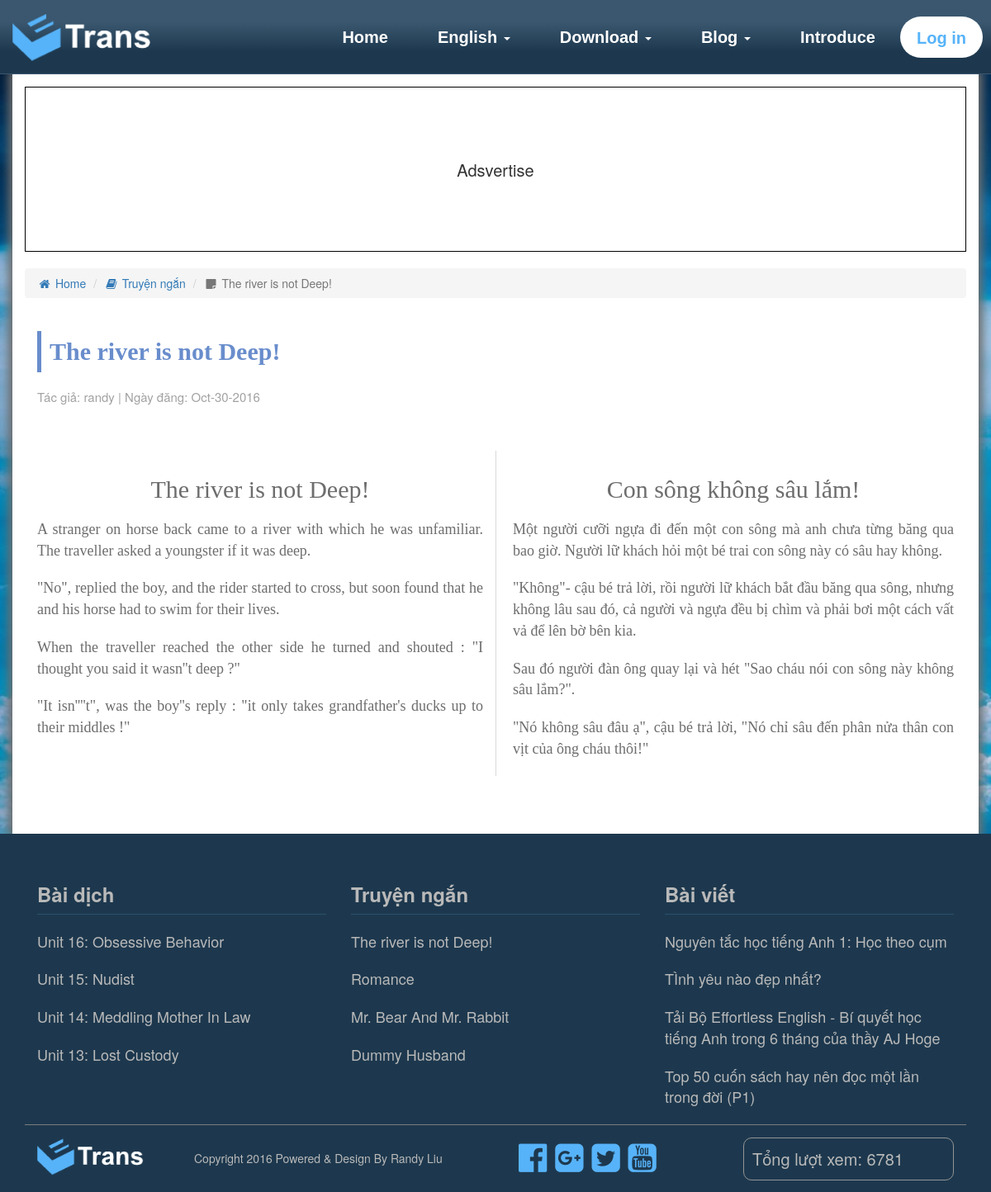
Screenshot of /draff-trans.php?t=story&id=5 with the database file from the repository.
### tables this page shows
CREATE TABLE `story` (
  `id` int(10) NOT NULL,
  `eng_title` varchar(255) NOT NULL,
  `eng_cont` text NOT NULL,
  `vi_title` varchar(255) NOT NULL,
  `vi_cont` text NOT NULL,
  `author` varchar(255) NOT NULL,
  `date` varchar(255) NOT NULL,
  `img` varchar(255) NOT NULL
);

CREATE TABLE `trans` (
  `id` int(10) NOT NULL,
  `eng_title` varchar(255) NOT NULL,
  `eng_cont` text NOT NULL,
  `vi_title` varchar(255) NOT NULL,
  `vi_cont` text NOT NULL,
  `author` varchar(255) NOT NULL,
  `date` varchar(255) NOT NULL,
  `img` varchar(255) NOT NULL,
  `dvd` int(10) NOT NULL
);

CREATE TABLE `post` (
  `id` int(10) NOT NULL,
  `title` varchar(255) NOT NULL,
  `head_cont` text NOT NULL,
  `cont` text NOT NULL,
  `kind_id` int(10) NOT NULL,
  `author` varchar(255) NOT NULL,
  `date` varchar(255) NOT NULL,
  `img` varchar(255) NOT NULL
);

### draff-trans.php (the view, shortened to what this page needs)
<?php
	$conn = mysqli_connect(HOST,USER,PASS,DB);
	$table = $_GET['t'];
	$id = $_GET['id'];
	$sql = "SELECT * FROM $table WHERE id='$id'";
	$query = mysqli_query($conn,$sql);
	$result = mysqli_fetch_array($query);
?>
<!DOCTYPE html>
<html>
	<head>
		<link rel="stylesheet" type="text/css" href="/css/index.css">
		<link rel="stylesheet" type="text/css" href="/css/bootstrap.min.css">
		<link rel="stylesheet" type="text/css" href="/css/draff.css">
		<link rel="stylesheet" type="text/css" href="/css/font-awesome.min.css">
	</head>
	<body>
		<?php
			require"header.php";
		?>
		<div class="container  main-content-all">
			<div class=row>
				<div class="col-md-12">
					<div class="ads-top">
						Adsvertise
					</div>
				</div>
			</div>
			<div class="row">
				<div class="col-md-12">
					<ul class="breadcrumb">
						<li><a href="/home.php"><i class="fa fa-fw fa-home"></i> Home</a></li>
						<li><a href="/<?php if($_GET['t'] == 'trans') echo"trans"; else echo"story"; ?>list.php"><i class="fa fa-fw fa-book"></i> <?php if($_GET['t'] == 'trans') echo"Bài dịch"; else echo"Truyện ngắn"; ?></a></li>
						<li class="active"><i class="fa fa-fw fa-sticky-note"></i> <?php echo $result['eng_title']; ?></li>
					</ul>
				</div>
			</div>
			<div class="row">
				<div class="col-md-12">
					<div class="trans-title">
						<h1><?php echo $result['eng_title']; ?></h1>
					</div>
				</div>
			</div>
			<div class="row">
				<div class="col-md-12 info-all">
					<div class="col-md-4 info">
						<div class="info">
							Tác giả: <?php echo $result['author']; ?> | Ngày đăng: <?php echo $result['date']; ?>
						</div>
					</div>
					<div class="col-md-3 social">
					</div>
				</div>
			</div>
			<div class="row">
				<div class="trans-all col-md-12">
					<div class="trans-cont col-md-6">
						<h2 class="text-center"><?php echo $result['eng_title']; ?></h2>
						<?php echo $result['eng_cont']; ?>
					</div>
					<div class="trans-cont trans-1 col-md-6">
						<h2 class="text-center"><?php echo $result['vi_title']; ?></h2>
						<?php echo $result['vi_cont']; ?>
					</div>
				</div>
			</div>
		</div>
		<?php
			require"footer.php";
		?>
	</body>
</html>

### footer.php (shortened to what this page needs)
<?php
$conn = mysqli_connect(HOST,USER,PASS,DB);
?>
<footer class="navbar navbar-static-top">
	<div class="container">
		<div class="col-md-4">
			<div class="foot-title h3">Bài dịch</div>
			<ul class="list-unstyled">
			<?php
				$sql_1 = "SELECT * FROM trans ORDER BY id DESC LIMIT 4";
				$query_1 = mysqli_query($conn,$sql_1);
				while($result = mysqli_fetch_array($query_1)){
			?>
				<li><a href="/draff-trans.php?t=trans&id=<?php echo $result['id']; ?>"><?php echo $result['eng_title']; ?></a></li>
			<?php } ?>
			</ul>
		</div>
		<div class="col-md-4">
			<div class="foot-title h3">Truyện ngắn</div>
			<ul class="list-unstyled">
				<?php
				$sql_2 = "SELECT * FROM story ORDER BY id DESC LIMIT 4";
				$query_2 = mysqli_query($conn,$sql_2);
				while($result = mysqli_fetch_array($query_2)){
			?>
				<li><a href="/draff-trans.php?t=story&id=<?php echo $result['id']; ?>"><?php echo $result['eng_title']; ?></a></li>
			<?php } ?>
			</ul>
		</div>
		<div class="col-md-4">
			<div class="foot-title h3">Bài viết</div>
			<ul class="list-unstyled">
				<?php
				$sql_3 = "SELECT * FROM post ORDER BY id DESC LIMIT 4";
				$query_3 = mysqli_query($conn,$sql_3);
				while($result = mysqli_fetch_array($query_3)){
			?>
				<li><a href="/draff-post.php?id=<?php echo $result['id']; ?>"><?php echo $result['title']; ?></a></li>
			<?php } ?>
			</ul>
		</div>
		<div class="col-md-12" style="border-top:1px solid #7d7d7d; padding:15px 0px;">
			<div class="col-md-2" style="height:50px;">
				<img src="/img/face/logo.png" height="50px">
			</div>
			<div class="col-md-4" style="height:50px; line-height:50px; color:#b9b9b9; white-space: nowrap;">
				Copyright 2016 Powered & Design By Randy Liu
			</div>
			<div class="col-md-3 social-footer" style="padding:5px 0px;height:50px; padding-left:25px;">
				<a rel="nofollow" href="https://www.facebook.com/hoctienganhgiaotiep.etrans"><i class="fa fa-facebook-official"></i></a>
				<a rel="nofollow" href="https://plus.google.com/b/104333787602103169408/104333787602103169408/about?pageId=104333787602103169408&hl=vi&_ga=1.39501285.731353894.1464426657"><i class="fa fa-google-plus-square"></i></a>
				<a rel="nofollow" href="#"><i class="fa fa-twitter-square"></i></a>
				<a rel="nofollow" href="https://www.youtube.com/channel/UC3WKitZ-QSPuJ_cvYSGy1Ow"><i class="fa fa-youtube-square"></i></a>
			</div>
			<div class="col-md-3" style="height:50px; line-height:50px;">
				<div class="views"> Tổng lượt xem:
					<?php
						$sql_view_now = "SELECT * FROM views WHERE view_name = 'all'";
						$query_view_now = mysqli_query($conn,$sql_view_now);
						$result_view_n = mysqli_fetch_array($query_view_now);
						$view_now = $result_view_n['view'];
						$view_now++;
						echo $view_now;
					?>
				</div>
			</div>
		</div>
	</div>
</footer>

### css/index.css (style rules this page uses)
footer { padding-top:40px; background:#1d384e; margin-bottom: 0px !important; }
footer li a { text-decoration: none; color:#b9b9b9; display: block; padding:10px 0px; font-size: 18px; }
footer .foot-title { color:#b9b9b9; border-bottom: #2a4f6c solid 1px; padding-bottom: 10px; font-weight: bold; }
footer .social-footer i { font-size:40px; padding:0px 3px; display: inline; color: #57b3f9; }
.views { color:#b9b9b9; font-size: 20px; border: 1px #949494 solid; border-radius: 10px; padding:0px 10px; }

### css/draff.css (style rules this page uses)
body { background-size: cover; min-height: 100%; }
p { margin:20px 0px !important; }
img { max-width: 100%; }
.main-content-all { background: white; box-shadow:0px 0px 10px 5px #6c6c6c; }
.ads-top { height: 200px; width: 100%; display: block; border:1px solid black; line-height: 200px; text-align: center; font-size: 20px; margin-top: 15px; }
.breadcrumb { margin-top:20px; }
.trans-title h1 { height:50px; border-left:5px solid #698dcc; line-height: 50px; font-size: 30px; color:#698dcc; padding-left:10px; font-weight: bold; font-family: "Elle Futura"; margin-left:15px; }
.social { padding: 10px 0px; }
.info { height:40px; color:#a2a2a2; font-size:15px; line-height: 40px; white-space: nowrap; }
.trans-all { margin-top:20px; margin-bottom: 50px; text-align: justify; }
.trans-cont { color:#6d6d6d; font-size: 18px; padding-right:15px; padding-top: 10px; font-family: "caslon"; }
.trans-1 { border-left:1px solid #d9d9d9; padding-left:20px; padding-right: 15px; }
.info-all { margin-bottom: 25px; }

### rows the page displays
story: eng_title "The river is not Deep!", author "randy", date "Oct-30-2016", eng_cont "A stranger on horse back came to a river with which he was unfamiliar. The traveller asked a youngster if it was deep. \"No\", replied the boy, and the rider started to cross, but soon found that he and his horse had to swim for their lives. When the traveller reached the other side he turned and shouted : \"I thought you said it wasn''t deep ?\" \"It isn''''t\", was the boy''s reply : \"it only takes grandfather's ducks up to their middles !\"", vi_title "Con sông không sâu lắm!", vi_cont "Một người cưỡi ngựa đi đến một con sông mà anh chưa từng băng qua bao giờ. Người lữ khách hỏi một bé trai con sông này có sâu hay không. \"Không\"- cậu bé trả lời, rồi người lữ khách bắt đầu băng qua sông, nhưng không lâu sau đó, cả người và ngựa đều bị chìm và phải bơi một cách vất vả để lên bờ bên kia. Sau đó người đàn ông quay lại và hét \"Sao cháu nói con sông này không sâu lắm?\". \"Nó không sâu đâu ạ\", cậu bé trả lời, \"Nó chỉ sâu đến phân nửa thân con vịt của ông cháu thôi!\""
trans: eng_title "Unit 16: Obsessive Behavior"
trans: eng_title "Unit 15: Nudist"
trans: eng_title "Unit 14: Meddling Mother In Law"
trans: eng_title "Unit 13: Lost Custody"
story: eng_title "Romance"
story: eng_title "Mr. Bear And Mr. Rabbit"
story: eng_title "Dummy Husband"
post: title "Nguyên tắc học tiếng Anh 1: Học theo cụm"
post: title "TÌnh yêu nào đẹp nhất?"
post: title "Tải Bộ Effortless English - Bí quyết học tiếng Anh trong 6 tháng của thầy AJ Hoge"
post: title "Top 50 cuốn sách hay nên đọc một lần trong đời (P1)"

### other values shown
$view_now "6781"
